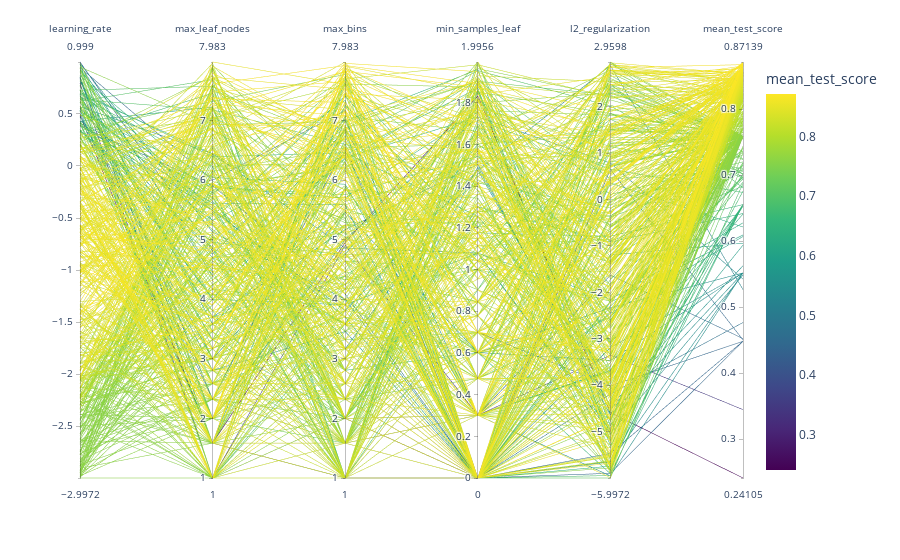

Write notebook code for a chart like this one.
### Markdown cell above
We recall that it is possible to select a range of results by clicking and
holding on any axis of the parallel coordinate plot. You can then slide (move)
the range selection and cross two selections to see the intersections.

Selecting the best performing models (i.e. below MEA score of ~47 k$), we
observe that **in this case**:

- scaling the data is important. All the best performing models use scaled
  features;
- centering the data does not have a strong impact. Both approaches, centering
  and not centering, can lead to good models;
- using some neighbors is fine but using too many is a problem. In particular
  no pipeline with `n_neighbors=1` can be found among the best models.
  However, scaling features has an even stronger impact than the choice of
  `n_neighbors` in this problem.

The reason is that fitting scaled data leads to a completely different
KNeighbors model:  if you have two variables A and B where A has values which
vary between 0 and 10,000 (e.g. the variable `"Population"`) and B is a
feature that varies between 1 and 10 (e.g. the variable `"AveRooms"`), then
distances between samples (rows of the dataframe) are mostly impacted by
differences in values of the column A, while values of the column B are
comparatively ignored. If one applies StandardScaler to such a database, both
the values of A and B will be approximately between -3 and 3 and the neighbor
structure will be impacted more or less equivalently by both variables.

Note that **in this case** the models with scaled features perform better than
the models with non-scaled features because all the variables are expected to
be predictive and we rather avoid some of them being comparatively ignored.

If the variables in lower scales were not predictive one may experience a
decrease of the performance after scaling the features: noisy features would
contribute more to the prediction after scaling and therefore scaling would
increase overfitting.

### Code cell
import numpy as np
import pandas as pd
import plotly.express as px
def shorten_param(param_name):
    if "__" in param_name:
        return param_name.rsplit("__", 1)[1]
    return param_name
cv_results = pd.read_csv("../figures/randomized_search_results.csv",
                         index_col=0)

fig = px.parallel_coordinates(
    cv_results.rename(shorten_param, axis=1).apply({
        "learning_rate": np.log10,
        "max_leaf_nodes": np.log2,
        "max_bins": np.log2,
        "min_samples_leaf": np.log10,
        "l2_regularization": np.log10,
        "mean_test_score": lambda x: x}),
    color="mean_test_score",
    color_continuous_scale=px.colors.sequential.Viridis,
)
fig.show()

### Figure 1 — Plotly figure (JSON) as saved in the notebook; plotly's stock layout.template omitted (floating-point values rounded to 4 significant figures; data arrays with more than 128 entries replaced by an {"elided": "..."} marker saying what was removed)
{"data": [{"dimensions": [{"label": "learning_rate", "values": {"elided": "500 float values"}}, {"label": "max_leaf_nodes", "values": {"elided": "500 float values"}}, {"label": "max_bins", "values": {"elided": "500 float values"}}, {"label": "min_samples_leaf", "values": {"elided": "500 float values"}}, {"label": "l2_regularization", "values": {"elided": "500 float values"}}, {"label": "mean_test_score", "values": {"elided": "500 float values"}}], "domain": {"x": [0, 1], "y": [0, 1]}, "line": {"color": {"elided": "500 float values"}, "coloraxis": "coloraxis"}, "name": "", "type": "parcoords"}], "layout": {"coloraxis": {"colorbar": {"title": {"text": "mean_test_score"}}, "colorscale": [[0, "#440154"], [0.1111, "#482878"], [0.2222, "#3e4989"], [0.3333, "#31688e"], [0.4444, "#26828e"], [0.5556, "#1f9e89"], [0.6667, "#35b779"], [0.7778, "#6ece58"], [0.8889, "#b5de2b"], [1, "#fde725"]]}, "legend": {"tracegroupgap": 0}, "margin": {"t": 60}}}
